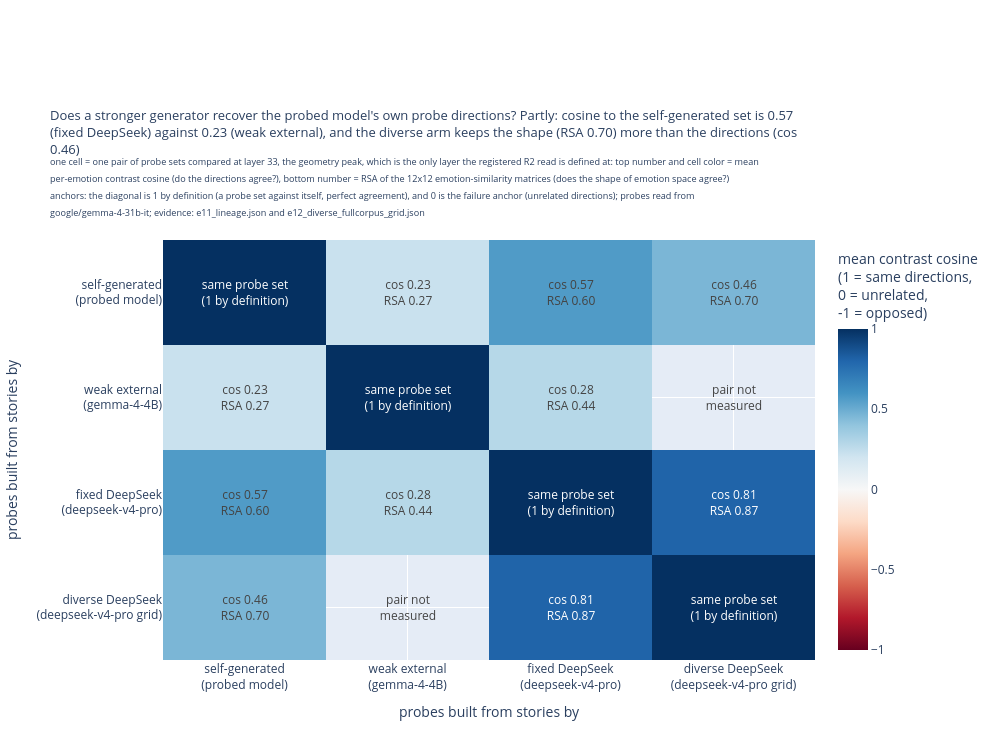

Notebook code cell kept with this figure:
### Markdown cell above
## 5. Do the probe directions themselves converge?

Sections 3 and 4 measured what probes *do*. This is E11's registered geometry
read (registry name: read R2), which measures what they *are*: how close the
directions of two probe sets are, and whether the two sets organise the 12
emotions the same way relative to each other.

The read is defined at layer 33 only. That is the geometry peak identified in
notebook 02, and it was registered as a single-layer read before scoring, so
the frozen evidence has no per-layer version of this comparison to scrub
through.

### Code cell
# section 5 is load-call-show: the symmetric lineage-by-lineage agreement matrix
# at the registered geometry layer
from emotion_vectors.lineage_report import geometry_figure

fig_geometry, geometry_stats = geometry_figure(evidence)
fig_geometry.show()
print("\n".join(geometry_stats["lines"]))

### Figure 1 — Plotly figure (JSON) as saved in the notebook; plotly's stock layout.template omitted (floating-point values rounded to 4 significant figures)
{"data": [{"colorbar": {"title": {"text": "mean contrast cosine<br>(1 = same directions,<br>0 = unrelated,<br>-1 = opposed)"}}, "colorscale": [[0.0, "rgb(103,0,31)"], [0.1, "rgb(178,24,43)"], [0.2, "rgb(214,96,77)"], [0.3, "rgb(244,165,130)"], [0.4, "rgb(253,219,199)"], [0.5, "rgb(247,247,247)"], [0.6, "rgb(209,229,240)"], [0.7, "rgb(146,197,222)"], [0.8, "rgb(67,147,195)"], [0.9, "rgb(33,102,172)"], [1.0, "rgb(5,48,97)"]], "text": [["same probe set<br>(1 by definition)", "cos 0.23<br>RSA 0.27", "cos 0.57<br>RSA 0.60", "cos 0.46<br>RSA 0.70"], ["cos 0.23<br>RSA 0.27", "same probe set<br>(1 by definition)", "cos 0.28<br>RSA 0.44", "pair not<br>measured"], ["cos 0.57<br>RSA 0.60", "cos 0.28<br>RSA 0.44", "same probe set<br>(1 by definition)", "cos 0.81<br>RSA 0.87"], ["cos 0.46<br>RSA 0.70", "pair not<br>measured", "cos 0.81<br>RSA 0.87", "same probe set<br>(1 by definition)"]], "texttemplate": "%{text}", "type": "heatmap", "x": ["self-generated<br>(probed model)", "weak external<br>(gemma-4-4B)", "fixed DeepSeek<br>(deepseek-v4-pro)", "diverse DeepSeek<br>(deepseek-v4-pro grid)"], "y": ["self-generated<br>(probed model)", "weak external<br>(gemma-4-4B)", "fixed DeepSeek<br>(deepseek-v4-pro)", "diverse DeepSeek<br>(deepseek-v4-pro grid)"], "z": [[1.0, 0.2255, 0.5678, 0.4591], [0.2255, 1.0, 0.2842, NaN], [0.5678, 0.2842, 1.0, 0.8075], [0.4591, NaN, 0.8075, 1.0]], "zmax": 1, "zmid": 0, "zmin": -1}], "layout": {"height": 740, "margin": {"t": 240}, "title": {"font": {"size": 13}, "text": "Does a stronger generator recover the probed model's own probe directions? Partly: cosine to the self-generated set is 0.57<br>(fixed DeepSeek) against 0.23 (weak external), and the diverse arm keeps the shape (RSA 0.70) more than the directions (cos<br>0.46)<br><sup>one cell = one pair of probe sets compared at layer 33, the geometry peak, which is the only layer the registered R2 read is defined at: top number and cell color = mean</sup><br><sup>per-emotion contrast cosine (do the directions agree?), bottom number = RSA of the 12x12 emotion-similarity matrices (does the shape of emotion space agree?)</sup><br><sup>anchors: the diagonal is 1 by definition (a probe set against itself, perfect agreement), and 0 is the failure anchor (unrelated directions); probes read from</sup><br><sup>google/gemma-4-31b-it; evidence: e11_lineage.json and e12_diverse_fullcorpus_grid.json</sup>"}, "width": 1000, "xaxis": {"title": {"text": "probes built from stories by"}}, "yaxis": {"autorange": "reversed", "title": {"text": "probes built from stories by"}}}}
